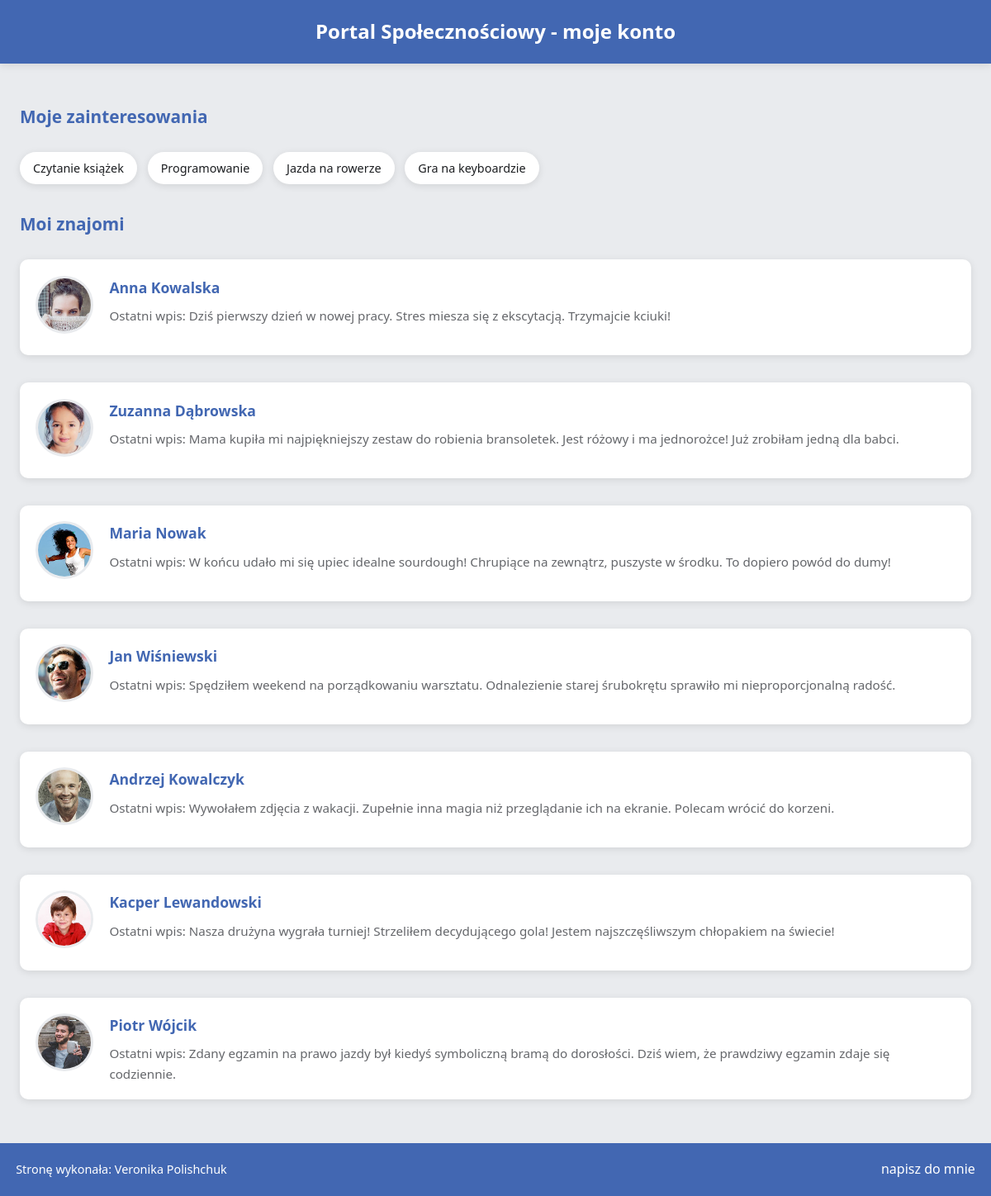
The page / on the database its author committed.
### tables this page shows
CREATE TABLE `people` (
  `id` int(11) NOT NULL,
  `fullname` varchar(55) DEFAULT NULL,
  `age` int(11) DEFAULT NULL,
  `url_photo` varchar(55) DEFAULT NULL,
  `description` varchar(155) DEFAULT NULL
);

### database.php (the view, shortened to what this page needs)
<?php
    $connect = mysqli_connect('localhost','root', '', 'dane');
    $sql = "SELECT url_photo, fullname, description FROM `people`;";
    $result = mysqli_query($connect, $sql);
    while ($row = mysqli_fetch_array($result)) {
        echo '<div class="person">
                <div class="img-container">
                    <img src="assets/'.$row['url_photo'].'">
                </div>
                <div class="data">
                    <h3 class="name">'.$row['fullname'].'</h3>
                    <p class="description">Ostatni wpis: '.$row['description'].'</p>
                </div>
            </div>
            <hr>';
    }
?>

### index.php (shortened to what this page needs)
<!DOCTYPE html>
<html lang="pl">
<head>
    <link rel="stylesheet" href="style.css">
</head>
<body>
    <header>
        <h1>Portal Społecznościowy - moje konto</h1>
    </header>
    <main>
        <h2>Moje zainteresowania</h2>
        <ul>
            <li>Czytanie książek</li>
            <li>Programowanie</li>
            <li>Jazda na rowerze</li>
            <li>Gra na keyboardzie</li>
        </ul>
        <h2>Moi znajomi</h2>
        <?php include('database.php')?>
    </main>
    <footer>
        <div class="left-footer">Stronę wykonała: Veronika Polishchuk</div>
        <div class="right-footer">
            <a href="mailto:varosyaaa@gmail.com">napisz do mnie</a>
        </div>
    </footer>
</body>
</html>

### style.css (style rules this page uses)
:root { --primary-color: #4267B2; --secondary-color: #E9EBEE; --accent-color: #1877F2; --text-color: #1C1E21; --light-text: #65676B; --card-bg: #FFFFFF; --shadow: 0 2px 10px rgba(0, 0, 0, 0.1); --transition: all 0.3s ease; }
* { margin: 0; padding: 0; box-sizing: border-box; }
body { font-family: 'Segoe UI', Tahoma, Geneva, Verdana, sans-serif; background-color: var(--secondary-color); color: var(--text-color); line-height: 1.6; padding-bottom: 60px; }
header { background-color: var(--primary-color); color: white; padding: 1.2rem; text-align: center; box-shadow: var(--shadow); position: sticky; top: 0; z-index: 100; }
header h1 { font-size: 1.5rem; font-weight: 600; }
main { max-width: 1200px; margin: 0 auto; padding: 1.5rem; }
h2 { color: var(--primary-color); margin: 1.5rem 0 1rem; padding-bottom: 0.5rem; border-bottom: 2px solid var(--secondary-color); font-size: 1.3rem; }
ul { list-style: none; display: flex; flex-wrap: wrap; gap: 0.8rem; margin-bottom: 2rem; }
ul li { background-color: var(--card-bg); padding: 0.5rem 1rem; border-radius: 50px; box-shadow: var(--shadow); font-size: 0.9rem; display: flex; align-items: center; }
.person { display: flex; background-color: var(--card-bg); border-radius: 10px; padding: 1.2rem; margin-bottom: 1rem; box-shadow: var(--shadow); transition: var(--transition); }
.img-container { flex-shrink: 0; margin-right: 1.2rem; }
.img-container img { width: 70px; height: 70px; border-radius: 50%; object-fit: cover; border: 3px solid var(--secondary-color); }
.data { flex-grow: 1; }
.name { color: var(--primary-color); margin-bottom: 0.5rem; font-size: 1.1rem; }
.description { color: var(--light-text); font-size: 0.95rem; }
hr { border: none; height: 1px; background-color: var(--secondary-color); margin: 1rem 0; }
footer { background-color: var(--primary-color); color: white; padding: 1.2rem; text-align: center; position: fixed; bottom: 0; width: 100%; display: flex; justify-content: space-between; align-items: center; }
.left-footer { font-size: 0.9rem; }
.right-footer a { color: white; text-decoration: none; font-weight: 500; transition: var(--transition); }

### rows shown on the page
people: url_photo (picture), fullname "Anna Kowalska", description "Dziś pierwszy dzień w nowej pracy. Stres miesza się z ekscytacją. Trzymajcie kciuki!"
people: url_photo (picture), fullname "Zuzanna Dąbrowska", description "Mama kupiła mi najpiękniejszy zestaw do robienia bransoletek. Jest różowy i ma jednorożce! Już zrobiłam jedną dla babci."
people: url_photo (picture), fullname "Maria Nowak", description "W końcu udało mi się upiec idealne sourdough! Chrupiące na zewnątrz, puszyste w środku. To dopiero powód do dumy!"
people: url_photo (picture), fullname "Jan Wiśniewski", description "Spędziłem weekend na porządkowaniu warsztatu. Odnalezienie starej śrubokrętu sprawiło mi nieproporcjonalną radość."
people: url_photo (picture), fullname "Andrzej Kowalczyk", description "Wywołałem zdjęcia z wakacji. Zupełnie inna magia niż przeglądanie ich na ekranie. Polecam wrócić do korzeni."
people: url_photo (picture), fullname "Kacper Lewandowski", description "Nasza drużyna wygrała turniej! Strzeliłem decydującego gola! Jestem najszczęśliwszym chłopakiem na świecie!"
people: url_photo (picture), fullname "Piotr Wójcik", description "Zdany egzamin na prawo jazdy był kiedyś symboliczną bramą do dorosłości. Dziś wiem, że prawdziwy egzamin zdaje się codziennie."
